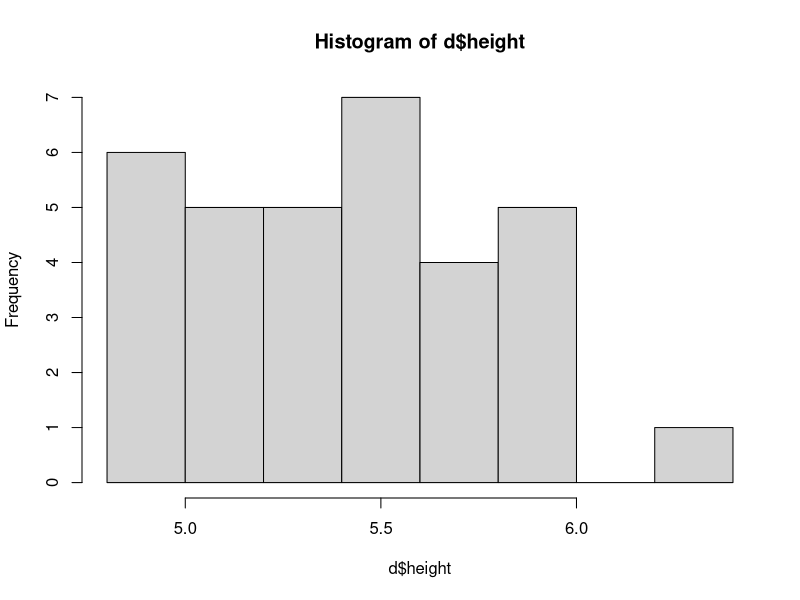
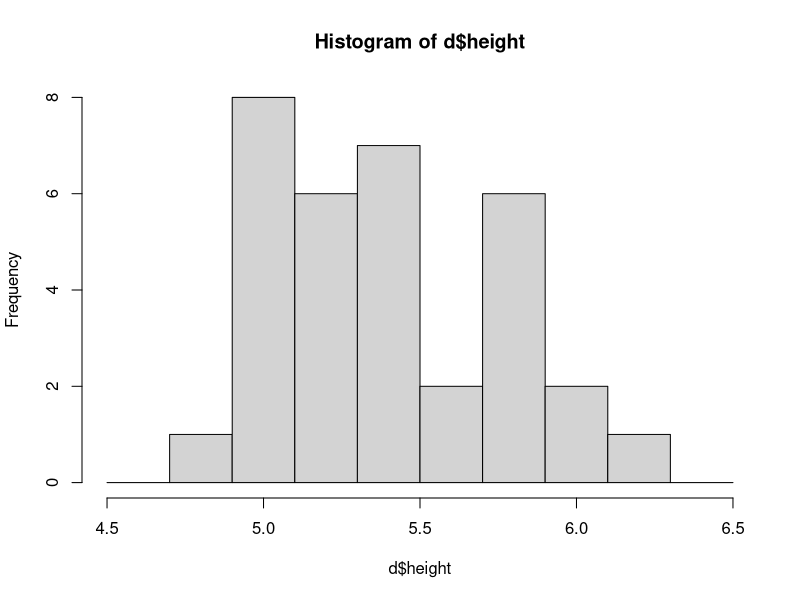
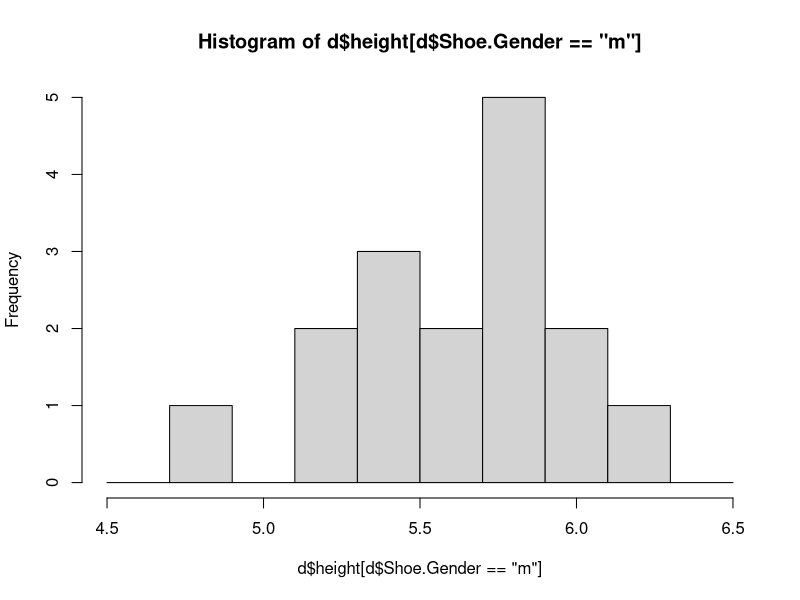
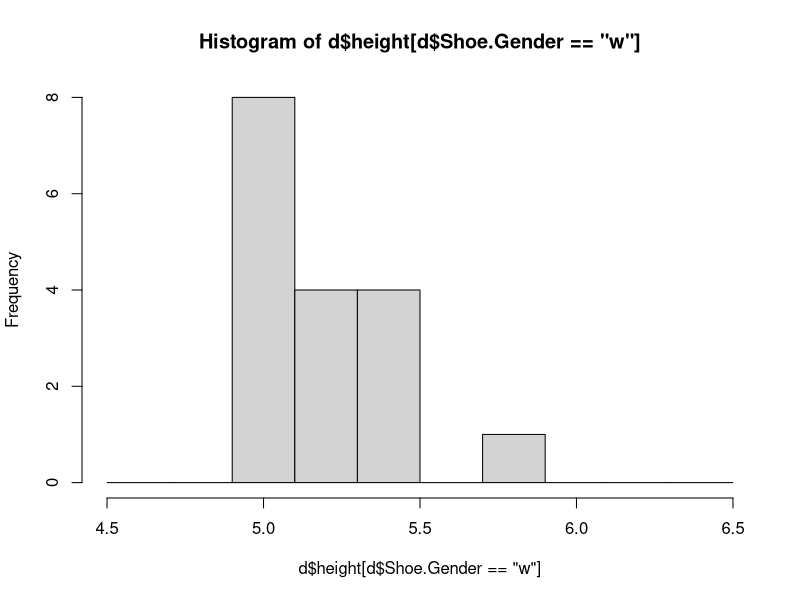

R code for these plots, in order: (Note: this script raises an error after producing the figures.)
d <- read.csv('class_data_complete.csv')
d$height <- d$Height..ft. + (d$Height..in. / 12)



head(d)
d$height <- d$Height..ft. + d$Height..in./12
hist(d$height)
hist(d$height, breaks = seq(4.5, 6.5, .2))

hist(d$height[d$Shoe.Gender == 'm'], breaks = seq(4.5, 6.5, .2))
hist(d$height[d$Shoe.Gender == 'w'], breaks = seq(4.5, 6.5, .2))

boxplot(men = d$height[d$Shoe.Gender == 'm'], women = d$height[d$Shoe.Gender == 'w'])
boxplot(height ~ Shoe.Gender, data = d)
